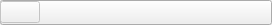
<?xml version="1.0" encoding="UTF-8"?>
<ui version="4.0">
 <class>ActionWidget</class>
 <widget class="QToolButton" name="ActionWidget">
  <property name="geometry">
   <rect>
    <x>0</x>
    <y>0</y>
    <width>272</width>
    <height>25</height>
   </rect>
  </property>
  <property name="windowTitle">
   <string>Form</string>
  </property>
  <layout class="QHBoxLayout" name="horizontalLayout" stretch="0,1">
   <property name="spacing">
    <number>0</number>
   </property>
   <property name="leftMargin">
    <number>0</number>
   </property>
   <property name="topMargin">
    <number>0</number>
   </property>
   <property name="rightMargin">
    <number>0</number>
   </property>
   <property name="bottomMargin">
    <number>0</number>
   </property>
   <item>
    <widget class="QPushButton" name="iconButton">
     <property name="enabled">
      <bool>false</bool>
     </property>
     <property name="text">
      <string/>
     </property>
    </widget>
   </item>
   <item>
    <widget class="QLabel" name="label">
     <property name="text">
      <string/>
     </property>
    </widget>
   </item>
  </layout>
 </widget>
 <resources/>
 <connections/>
</ui>
